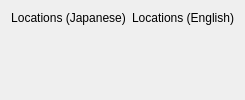
         <widget class="QWidget" name="locationsTab">
          <attribute name="title">
           <string>Locations</string>
          </attribute>
          <layout class="QHBoxLayout">
           <property name="spacing">
            <number>0</number>
           </property>
           <item>
            <layout class="QVBoxLayout">
             <item>
              <widget class="QLabel" name="locations_jaLabel">
               <property name="text">
                <string>Locations (Japanese)</string>
               </property>
               <property name="alignment">
                <set>Qt::AlignCenter</set>
               </property>
              </widget>
             </item>
             <item>
              <widget class="QLabel" name="locations_ja">
               <property name="sizePolicy">
                <sizepolicy hsizetype="Expanding" vsizetype="Expanding">
                 <horstretch>0</horstretch>
                 <verstretch>0</verstretch>
                </sizepolicy>
               </property>
               <property name="alignment">
                <set>Qt::AlignLeading|Qt::AlignLeft|Qt::AlignTop</set>
               </property>
               <property name="wordWrap">
                <bool>true</bool>
               </property>
               <property name="margin">
                <number>5</number>
               </property>
               <property name="textInteractionFlags">
                <set>Qt::LinksAccessibleByMouse|Qt::TextSelectableByMouse</set>
               </property>
              </widget>
             </item>
            </layout>
           </item>
           <item>
            <widget class="QWidget" name="locationsDivider" native="true">
             <property name="sizePolicy">
              <sizepolicy hsizetype="Preferred" vsizetype="Expanding">
               <horstretch>0</horstretch>
               <verstretch>0</verstretch>
              </sizepolicy>
             </property>
             <property name="minimumSize">
              <size>
               <width>6</width>
               <height>0</height>
              </size>
             </property>
            </widget>
           </item>
           <item>
            <layout class="QVBoxLayout">
             <item>
              <widget class="QLabel" name="locations_enLabel">
               <property name="text">
                <string>Locations (English)</string>
               </property>
               <property name="alignment">
                <set>Qt::AlignCenter</set>
               </property>
              </widget>
             </item>
             <item>
              <widget class="QLabel" name="locations_en">
               <property name="sizePolicy">
                <sizepolicy hsizetype="Expanding" vsizetype="Expanding">
                 <horstretch>0</horstretch>
                 <verstretch>0</verstretch>
                </sizepolicy>
               </property>
               <property name="alignment">
                <set>Qt::AlignLeading|Qt::AlignLeft|Qt::AlignTop</set>
               </property>
               <property name="wordWrap">
                <bool>true</bool>
               </property>
               <property name="margin">
                <number>5</number>
               </property>
               <property name="textInteractionFlags">
                <set>Qt::LinksAccessibleByMouse|Qt::TextSelectableByMouse</set>
               </property>
              </widget>
             </item>
            </layout>
           </item>
          </layout>
         </widget>
